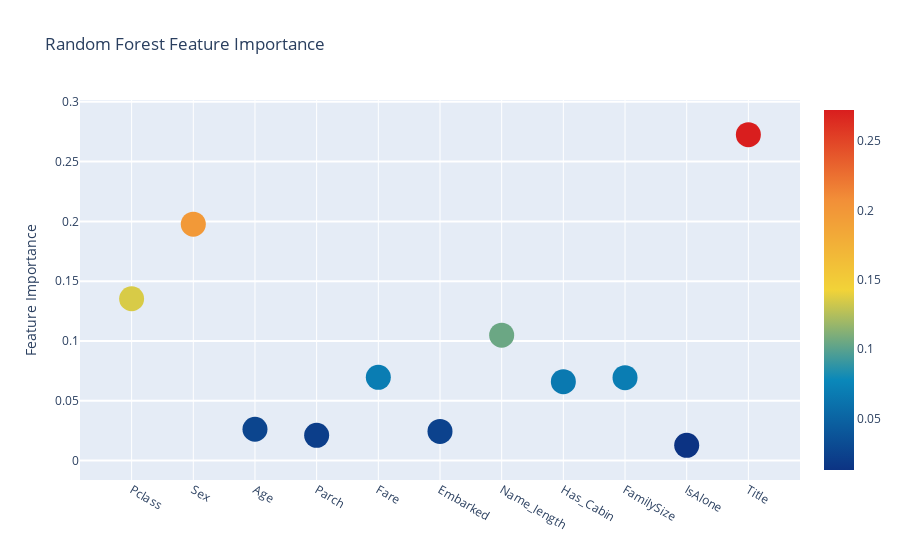

Source (notebook cell):
### Code cell
# Interactive feature importances via plotly scatterplots
# plotly를 이용해서 그려지는 거라 여기서는 안나오는 것인듯??
# Scatter plot
trace = go.Scatter(
    y = feature_dataframe['Random Forest feature importances'].values,
    x = feature_dataframe['features'].values,
    mode = 'markers',
    marker = dict(
        sizemode = 'diameter',
        sizeref = 1,
        size = 25,
        #       size= feature_dataframe['AdaBoost feature importances'].values,
        #color = np.random.randn(500), #set color equal to a variable
        color = feature_dataframe['Random Forest feature importances'].values,
        colorscale = 'Portland',
        showscale = True
    ),
    text = feature_dataframe['features'].values
)
data = [trace]

layout = go.Layout(
    autosize = True,
    title = 'Random Forest Feature Importance',
    hovermode = 'closest',
    #     xaxis= dict(
#         title= 'Pop',
#         ticklen= 5,
#         zeroline= False,
#         gridwidth= 2,
#     ),
    yaxis=dict(
        title = 'Feature Importance',
        ticklen = 5,
        gridwidth = 2
    ),
    showlegend = False
)
fig = go.Figure(data=data, layout=layout)
py.iplot(fig, filename = 'scatter2010')

### Figure 1 — Plotly figure (JSON) as saved in the notebook; plotly's stock layout.template omitted (floating-point values rounded to 4 significant figures)
{"data": [{"marker": {"color": [0.1354, 0.1977, 0.02623, 0.02115, 0.06966, 0.02441, 0.1049, 0.06603, 0.06931, 0.01273, 0.2726], "colorscale": [[0, "rgb(12,51,131)"], [0.25, "rgb(10,136,186)"], [0.5, "rgb(242,211,56)"], [0.75, "rgb(242,143,56)"], [1, "rgb(217,30,30)"]], "showscale": true, "size": 25, "sizemode": "diameter", "sizeref": 1}, "mode": "markers", "text": ["Pclass", "Sex", "Age", "Parch", "Fare", "Embarked", "Name_length", "Has_Cabin", "FamilySize", "IsAlone", "Title"], "type": "scatter", "x": ["Pclass", "Sex", "Age", "Parch", "Fare", "Embarked", "Name_length", "Has_Cabin", "FamilySize", "IsAlone", "Title"], "y": [0.1354, 0.1977, 0.02623, 0.02115, 0.06966, 0.02441, 0.1049, 0.06603, 0.06931, 0.01273, 0.2726]}], "layout": {"autosize": true, "hovermode": "closest", "showlegend": false, "title": {"text": "Random Forest Feature Importance"}, "yaxis": {"gridwidth": 2, "ticklen": 5, "title": {"text": "Feature Importance"}}}}
